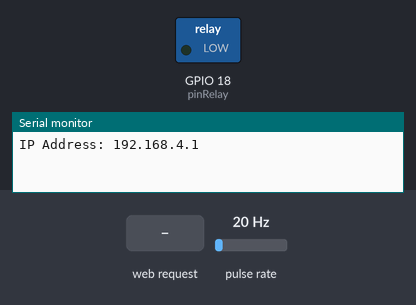
A sketch run on a simulated ESP32. Shown: switched loads named in the sketch (green lamp = pin HIGH), the last lines printed to the serial monitor. Wiring (inferred from the names in the program): pulse sensor: data GPIO 21. Inputs (shaded band) come from the test bench; at power-on: pulse rate 20 Hz. Storage starts empty.

Above: at 1.2 s.
1.3 s: HTTP request GET /open received
At 1.8 s:
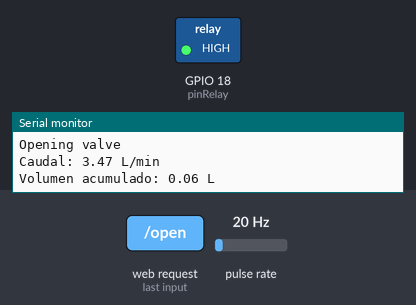
2.8 s: HTTP request GET /close received
Timing chart, 0 to 5.8 s (numbered marks = the images above; inputs shaded):
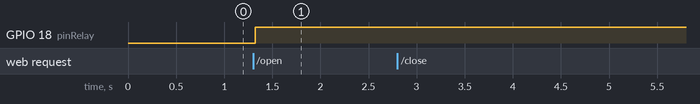

The sketch:

Connection.ino
```cpp
#include "WiFi.h"
#include "ESPAsyncWebServer.h"
#include "SPIFFS.h"

const int pinSensor = 21;
const int pinRelay = 18;

volatile int pulsos = 0;
float factor_conversion = 7.5;
float caudal_Lmin = 0;
float volumen = 0;

unsigned long tiempoAnterior = 0;

const char* ssid = "ESP32_Valve_Controller";
const char* password = "12345678";

String valveState = "CLOSED";
bool valveOpen = false;

AsyncWebServer server(80);

void IRAM_ATTR contarPulsos() {
  pulsos++;
}

String processor(const String& var){
  if(var == "STATE"){
    return valveState;
  }
  if(var == "FLOW"){
    return String(caudal_Lmin, 2);
  }
  if(var == "VOLUME"){
    return String(volumen, 3);
  }
  return String();
}

void setup(){

  Serial.begin(115200);

  pinMode(pinSensor, INPUT);

  pinMode(pinRelay, INPUT);
  valveState = "CLOSED";
  valveOpen = false;

  attachInterrupt(digitalPinToInterrupt(pinSensor), contarPulsos, RISING);

  if(!SPIFFS.begin(true)){
    Serial.println("SPIFFS Mount Failed!");
    return;
  }

  WiFi.softAP(ssid, password);

  Serial.print("IP Address: ");
  Serial.println(WiFi.softAPIP());

  server.on("/", HTTP_GET, [](AsyncWebServerRequest *request){
    request->send(SPIFFS, "/index.html", String(), false, processor);
  });

  server.on("/style.css", HTTP_GET, [](AsyncWebServerRequest *request){
    request->send(SPIFFS, "/style.css", "text/css");
  });

  server.on("/open", HTTP_GET, [](AsyncWebServerRequest *request){

    Serial.println("Opening valve");

    pinMode(pinRelay, OUTPUT);
    digitalWrite(pinRelay, HIGH);

    valveState = "OPEN";
    valveOpen = true;

    request->send(SPIFFS, "/index.html", String(), false, processor);
  });

  server.on("/close", HTTP_GET, [](AsyncWebServerRequest *request){

    Serial.println("Closing valve");

    pinMode(pinRelay, INPUT);

    valveState = "CLOSED";
    valveOpen = false;

    request->send(SPIFFS, "/index.html", String(), false, processor);
  });

  server.on("/reset", HTTP_GET, [](AsyncWebServerRequest *request){
    volumen = 0;
    request->send(SPIFFS, "/index.html", String(), false, processor);
  });

  server.begin();
}

void loop(){

  if (valveOpen && (millis() - tiempoAnterior >= 1000)) {

    detachInterrupt(digitalPinToInterrupt(pinSensor));

    float frecuencia = pulsos;

    caudal_Lmin = frecuencia / factor_conversion;

    volumen += caudal_Lmin / 60.0;

    Serial.print("Caudal: ");
    Serial.print(caudal_Lmin);
    Serial.println(" L/min");

    Serial.print("Volumen acumulado: ");
    Serial.print(volumen);
    Serial.println(" L");

    pulsos = 0;

    attachInterrupt(digitalPinToInterrupt(pinSensor), contarPulsos, RISING);

    tiempoAnterior = millis();
  }

  delay(10);
}
```

Measured:
- after the input at 1.3 s, GPIO 18 (pinRelay): LOW → HIGH at once
